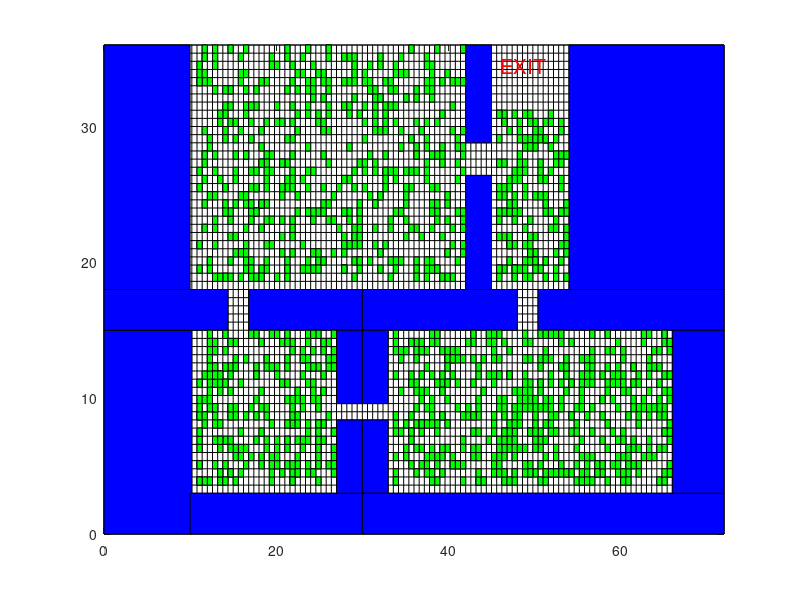

Recreate this plot in MATLAB.
%mcm2019_freedemo1.m
for x=0:0.6:72
    plot([x,x],[0,36],'k');
    hold on
end
for y=0:0.6:36
    plot([0,72],[y,y],'k');
    hold on
end
xlim([0,72]);
ylim([0,36]);
fill([0,10.2,10.2,0],[0,0,15,15],'b');
fill([0,14.4,14.4,0],[15,15,18,18],'b');
fill([16.8,30,30,16.8],[15,15,18,18],'b');
fill([0,10,10,0],[18,18,36,36],'b');
fill([10,30,30,10],[0,0,3,3],'b');
fill([27,30,30,27],[3,3,8.4,8.4],'b');
fill([27,30,30,27],[9.6,9.6,15,15],'b');
fill([30,48,48,30],[15,15,18,18],'b');
fill([30,33,33,30],[3,3,8.4,8.4],'b');
fill([30,33,33,30],[9.6,9.6,15,15],'b');
fill([30,72,72,30],[0,0,3,3],'b');
fill([50.4,72,72,50.4],[15,15,18,18],'b');
fill([66,72,72,66],[3,3,15,15],'b');
fill([42,45,45,42],[18,18,26.4,26.4],'b');
fill([42,45,45,42],[28.8,28.8,36,36],'b');
fill([54,72,72,54],[18,18,36,36],'b');
text(46,34.5,'EXIT','FontSize',15,'Color','red');
x=zeros(1,1400);y=zeros(1,1400);
for i=1:250
    x(i)=0.6*randi(27)+10.2;
    y(i)=0.6*randi(19)+3;
    fill([x(i),x(i)+0.6,x(i)+0.6,x(i)],[y(i),y(i),y(i)+0.6,y(i)+0.6],'g');
end
for i=251:750
    x(i)=0.6*randi(52)+10.2;
    y(i)=0.6*randi(29)+18;
    fill([x(i),x(i)+0.6,x(i)+0.6,x(i)],[y(i),y(i),y(i)+0.6,y(i)+0.6],'g');
end
for i=751:1250
    x(i)=0.6*randi(54)+33;
    y(i)=0.6*randi(19)+3;
    fill([x(i),x(i)+0.6,x(i)+0.6,x(i)],[y(i),y(i),y(i)+0.6,y(i)+0.6],'g');
end
for i=1251:1400
    x(i)=0.6*randi(14)+45;
    y(i)=0.6*randi(21)+18;
    fill([x(i),x(i)+0.6,x(i)+0.6,x(i)],[y(i),y(i),y(i)+0.6,y(i)+0.6],'g');
end

